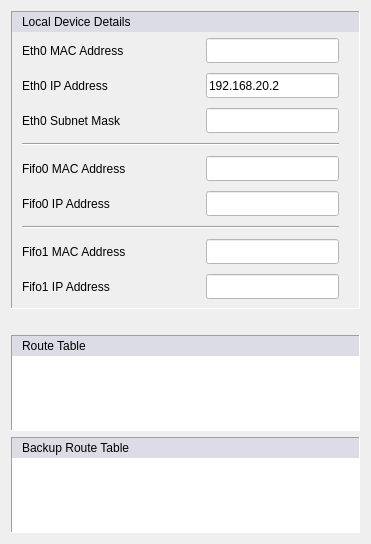
                          <widget class="QWidget" name="layoutWidget">
                           <property name="geometry">
                            <rect>
                             <x>10</x>
                             <y>10</y>
                             <width>371</width>
                             <height>544</height>
                            </rect>
                           </property>
                           <layout class="QVBoxLayout" name="verticalLayout_8">
                            <property name="spacing">
                             <number>6</number>
                            </property>
                            <item>
                             <widget class="QFrame" name="frame">
                              <property name="frameShape">
                               <enum>QFrame::Panel</enum>
                              </property>
                              <property name="frameShadow">
                               <enum>QFrame::Sunken</enum>
                              </property>
                              <layout class="QGridLayout" name="gridLayout_7" rowstretch="0,0">
                               <property name="leftMargin">
                                <number>0</number>
                               </property>
                               <property name="topMargin">
                                <number>0</number>
                               </property>
                               <property name="rightMargin">
                                <number>0</number>
                               </property>
                               <property name="bottomMargin">
                                <number>0</number>
                               </property>
                               <item row="0" column="0">
                                <widget class="QLabel" name="labelLocalDeviceDetails">
                                 <property name="minimumSize">
                                  <size>
                                   <width>0</width>
                                   <height>20</height>
                                  </size>
                                 </property>
                                 <property name="maximumSize">
                                  <size>
                                   <width>16777215</width>
                                   <height>16777215</height>
                                  </size>
                                 </property>
                                 <property name="styleSheet">
                                  <string notr="true">background-color: rgb(220, 220, 230);</string>
                                 </property>
                                 <property name="text">
                                  <string>Local Device Details</string>
                                 </property>
                                 <property name="scaledContents">
                                  <bool>false</bool>
                                 </property>
                                 <property name="indent">
                                  <number>10</number>
                                 </property>
                                </widget>
                               </item>
                               <item row="1" column="0">
                                <layout class="QGridLayout" name="gridLayout">
                                 <property name="leftMargin">
                                  <number>10</number>
                                 </property>
                                 <property name="rightMargin">
                                  <number>20</number>
                                 </property>
                                 <property name="bottomMargin">
                                  <number>9</number>
                                 </property>
                                 <property name="horizontalSpacing">
                                  <number>80</number>
                                 </property>
                                 <property name="verticalSpacing">
                                  <number>10</number>
                                 </property>
                                 <item row="1" column="0">
                                  <widget class="QLabel" name="labelLocalEth0Ip">
                                   <property name="text">
                                    <string>Eth0 IP Address     </string>
                                   </property>
                                  </widget>
                                 </item>
                                 <item row="7" column="0">
                                  <widget class="QLabel" name="labelLocalFifo0Ip">
                                   <property name="text">
                                    <string>Fifo0 IP Address</string>
                                   </property>
                                  </widget>
                                 </item>
                                 <item row="11" column="0">
                                  <widget class="QLabel" name="labelLocalFifo1Ip">
                                   <property name="text">
                                    <string>Fifo1 IP Address</string>
                                   </property>
                                  </widget>
                                 </item>
                                 <item row="1" column="1">
                                  <widget class="QLineEdit" name="lineEditLocalEth0Ip">
                                   <property name="minimumSize">
                                    <size>
                                     <width>0</width>
                                     <height>25</height>
                                    </size>
                                   </property>
                                   <property name="styleSheet">
                                    <string notr="true">background-color: rgb(255, 255, 255);</string>
                                   </property>
                                   <property name="text">
                                    <string>192.168.20.2</string>
                                   </property>
                                   <property name="readOnly">
                                    <bool>true</bool>
                                   </property>
                                  </widget>
                                 </item>
                                 <item row="11" column="1">
                                  <widget class="QLineEdit" name="lineEditFifo1IpAddress">
                                   <property name="minimumSize">
                                    <size>
                                     <width>0</width>
                                     <height>25</height>
                                    </size>
                                   </property>
                                   <property name="styleSheet">
                                    <string notr="true">background-color: rgb(255, 255, 255);</string>
                                   </property>
                                   <property name="readOnly">
                                    <bool>true</bool>
                                   </property>
                                  </widget>
                                 </item>
                                 <item row="7" column="1">
                                  <widget class="QLineEdit" name="lineEditFifo0IpAddress">
                                   <property name="minimumSize">
                                    <size>
                                     <width>0</width>
                                     <height>25</height>
                                    </size>
                                   </property>
                                   <property name="styleSheet">
                                    <string notr="true">background-color: rgb(255, 255, 255);</string>
                                   </property>
                                   <property name="readOnly">
                                    <bool>true</bool>
                                   </property>
                                  </widget>
                                 </item>
                                 <item row="6" column="0">
                                  <widget class="QLabel" name="labelLocalFifo0Mac">
                                   <property name="text">
                                    <string>Fifo0 MAC Address</string>
                                   </property>
                                  </widget>
                                 </item>
                                 <item row="0" column="1">
                                  <widget class="QLineEdit" name="lineEditLocalEth0MacAddress">
                                   <property name="minimumSize">
                                    <size>
                                     <width>0</width>
                                     <height>25</height>
                                    </size>
                                   </property>
                                   <property name="styleSheet">
                                    <string notr="true">background-color: rgb(255, 255, 255);</string>
                                   </property>
                                   <property name="readOnly">
                                    <bool>true</bool>
                                   </property>
                                  </widget>
                                 </item>
                                 <item row="0" column="0">
                                  <widget class="QLabel" name="labelLocalEth0Mac">
                                   <property name="text">
                                    <string>Eth0 MAC Address</string>
                                   </property>
                                  </widget>
                                 </item>
                                 <item row="6" column="1">
                                  <widget class="QLineEdit" name="lineEditLocalFifo0MacAddress">
                                   <property name="minimumSize">
                                    <size>
                                     <width>0</width>
                                     <height>25</height>
                                    </size>
                                   </property>
                                   <property name="styleSheet">
                                    <string notr="true">background-color: rgb(255, 255, 255);</string>
                                   </property>
                                   <property name="readOnly">
                                    <bool>true</bool>
                                   </property>
                                  </widget>
                                 </item>
                                 <item row="2" column="0">
                                  <widget class="QLabel" name="labelLocalEth0Mask">
                                   <property name="text">
                                    <string>Eth0 Subnet Mask</string>
                                   </property>
                                  </widget>
                                 </item>
                                 <item row="5" column="0" colspan="2">
                                  <widget class="Line" name="line">
                                   <property name="orientation">
                                    <enum>Qt::Horizontal</enum>
                                   </property>
                                  </widget>
                                 </item>
                                 <item row="9" column="0" colspan="2">
                                  <widget class="Line" name="line_2">
                                   <property name="orientation">
                                    <enum>Qt::Horizontal</enum>
                                   </property>
                                  </widget>
                                 </item>
                                 <item row="2" column="1">
                                  <widget class="QLineEdit" name="lineEditLocalEth0Mask">
                                   <property name="minimumSize">
                                    <size>
                                     <width>0</width>
                                     <height>25</height>
                                    </size>
                                   </property>
                                   <property name="styleSheet">
                                    <string notr="true">background-color: rgb(255, 255, 255);</string>
                                   </property>
                                  </widget>
                                 </item>
                                 <item row="10" column="0">
                                  <widget class="QLabel" name="labelLocalFifo1Mac">
                                   <property name="text">
                                    <string>Fifo1 MAC Address</string>
                                   </property>
                                  </widget>
                                 </item>
                                 <item row="10" column="1">
                                  <widget class="QLineEdit" name="lineEditLocalFifo1MacAddress">
                                   <property name="minimumSize">
                                    <size>
                                     <width>0</width>
                                     <height>25</height>
                                    </size>
                                   </property>
                                   <property name="styleSheet">
                                    <string notr="true">background-color: rgb(255, 255, 255);</string>
                                   </property>
                                   <property name="readOnly">
                                    <bool>true</bool>
                                   </property>
                                  </widget>
                                 </item>
                                </layout>
                               </item>
                              </layout>
                             </widget>
                            </item>
                            <item>
                             <spacer name="verticalSpacer_3">
                              <property name="orientation">
                               <enum>Qt::Vertical</enum>
                              </property>
                              <property name="sizeType">
                               <enum>QSizePolicy::Minimum</enum>
                              </property>
                              <property name="sizeHint" stdset="0">
                               <size>
                                <width>20</width>
                                <height>20</height>
                               </size>
                              </property>
                             </spacer>
                            </item>
                            <item>
                             <widget class="QFrame" name="frame_3">
                              <property name="frameShape">
                               <enum>QFrame::Panel</enum>
                              </property>
                              <property name="frameShadow">
                               <enum>QFrame::Sunken</enum>
                              </property>
                              <layout class="QVBoxLayout" name="verticalLayout_3">
                               <property name="spacing">
                                <number>0</number>
                               </property>
                               <property name="leftMargin">
                                <number>0</number>
                               </property>
                               <property name="topMargin">
                                <number>0</number>
                               </property>
                               <property name="rightMargin">
                                <number>0</number>
                               </property>
                               <property name="bottomMargin">
                                <number>0</number>
                               </property>
                               <item>
                                <widget class="QLabel" name="labelLocalRouteTable">
                                 <property name="minimumSize">
                                  <size>
                                   <width>0</width>
                                   <height>20</height>
                                  </size>
                                 </property>
                                 <property name="styleSheet">
                                  <string notr="true">background-color: rgb(220, 220, 230);</string>
                                 </property>
                                 <property name="text">
                                  <string>Route Table</string>
                                 </property>
                                 <property name="textFormat">
                                  <enum>Qt::AutoText</enum>
                                 </property>
                                 <property name="margin">
                                  <number>0</number>
                                 </property>
                                 <property name="indent">
                                  <number>10</number>
                                 </property>
                                </widget>
                               </item>
                               <item>
                                <widget class="QTextEdit" name="textEditLocalRoute">
                                 <property name="styleSheet">
                                  <string notr="true">background-color: rgb(255, 255, 255);</string>
                                 </property>
                                 <property name="frameShape">
                                  <enum>QFrame::NoFrame</enum>
                                 </property>
                                 <property name="readOnly">
                                  <bool>true</bool>
                                 </property>
                                 <property name="html">
                                  <string>&lt;!DOCTYPE HTML PUBLIC &quot;-//W3C//DTD HTML 4.0//EN&quot; &quot;http://www.w3.org/TR/REC-html40/strict.dtd&quot;&gt;
&lt;html&gt;&lt;head&gt;&lt;meta name=&quot;qrichtext&quot; content=&quot;1&quot; /&gt;&lt;style type=&quot;text/css&quot;&gt;
p, li { white-space: pre-wrap; }
&lt;/style&gt;&lt;/head&gt;&lt;body style=&quot; font-family:'MS Shell Dlg 2'; font-size:8.25pt; font-weight:400; font-style:normal;&quot;&gt;
&lt;p style=&quot;-qt-paragraph-type:empty; margin-top:0px; margin-bottom:0px; margin-left:0px; margin-right:0px; -qt-block-indent:0; text-indent:0px; font-size:8pt;&quot;&gt;&lt;br /&gt;&lt;/p&gt;&lt;/body&gt;&lt;/html&gt;</string>
                                 </property>
                                 <property name="acceptRichText">
                                  <bool>true</bool>
                                 </property>
                                </widget>
                               </item>
                              </layout>
                             </widget>
                            </item>
                            <item>
                             <widget class="QFrame" name="frame_2">
                              <property name="frameShape">
                               <enum>QFrame::Panel</enum>
                              </property>
                              <property name="frameShadow">
                               <enum>QFrame::Sunken</enum>
                              </property>
                              <property name="lineWidth">
                               <number>1</number>
                              </property>
                              <property name="midLineWidth">
                               <number>0</number>
                              </property>
                              <layout class="QVBoxLayout" name="verticalLayout_5">
                               <property name="spacing">
                                <number>0</number>
                               </property>
                               <property name="leftMargin">
                                <number>0</number>
                               </property>
                               <property name="topMargin">
                                <number>0</number>
                               </property>
                               <property name="rightMargin">
                                <number>0</number>
                               </property>
                               <property name="bottomMargin">
                                <number>0</number>
                               </property>
                               <item>
                                <widget class="QLabel" name="labelLocalBackupRouteTable">
                                 <property name="minimumSize">
                                  <size>
                                   <width>0</width>
                                   <height>20</height>
                                  </size>
                                 </property>
                                 <property name="styleSheet">
                                  <string notr="true">background-color: rgb(220, 220, 230);</string>
                                 </property>
                                 <property name="text">
                                  <string>Backup Route Table</string>
                                 </property>
                                 <property name="indent">
                                  <number>10</number>
                                 </property>
                                </widget>
                               </item>
                               <item>
                                <widget class="QTextEdit" name="textEditLocalBackRoute">
                                 <property name="styleSheet">
                                  <string notr="true">background-color: rgb(255, 255, 255);</string>
                                 </property>
                                 <property name="frameShape">
                                  <enum>QFrame::NoFrame</enum>
                                 </property>
                                 <property name="readOnly">
                                  <bool>true</bool>
                                 </property>
                                 <property name="html">
                                  <string>&lt;!DOCTYPE HTML PUBLIC &quot;-//W3C//DTD HTML 4.0//EN&quot; &quot;http://www.w3.org/TR/REC-html40/strict.dtd&quot;&gt;
&lt;html&gt;&lt;head&gt;&lt;meta name=&quot;qrichtext&quot; content=&quot;1&quot; /&gt;&lt;style type=&quot;text/css&quot;&gt;
p, li { white-space: pre-wrap; }
&lt;/style&gt;&lt;/head&gt;&lt;body style=&quot; font-family:'MS Shell Dlg 2'; font-size:8.25pt; font-weight:400; font-style:normal;&quot;&gt;
&lt;p style=&quot;-qt-paragraph-type:empty; margin-top:0px; margin-bottom:0px; margin-left:0px; margin-right:0px; -qt-block-indent:0; text-indent:0px; font-size:8pt;&quot;&gt;&lt;br /&gt;&lt;/p&gt;&lt;/body&gt;&lt;/html&gt;</string>
                                 </property>
                                 <property name="acceptRichText">
                                  <bool>true</bool>
                                 </property>
                                </widget>
                               </item>
                              </layout>
                             </widget>
                            </item>
                           </layout>
                          </widget>
